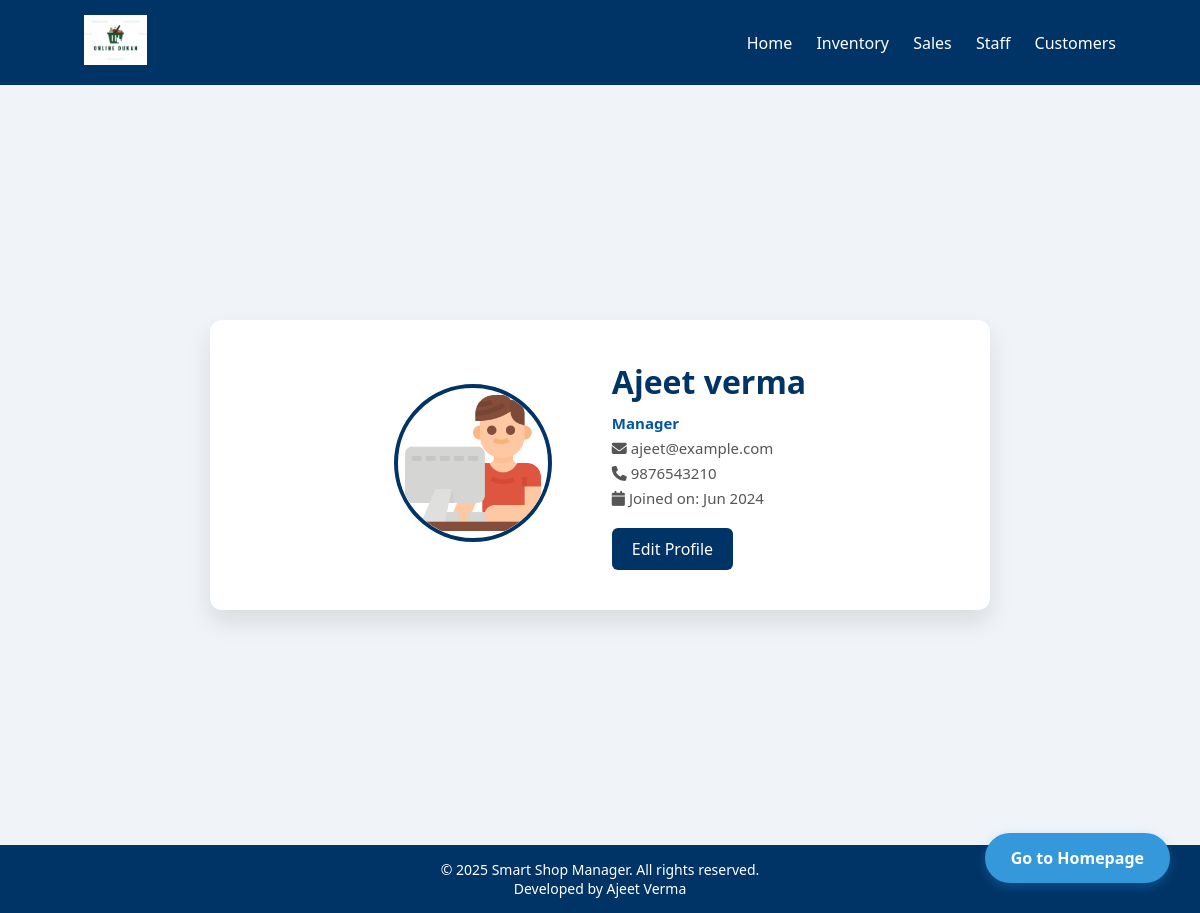
The page /profile/profile.php on the database its author committed.
### tables this page shows
CREATE TABLE `users` (
  `id` int(11) NOT NULL,
  `name` varchar(100) DEFAULT NULL,
  `role` varchar(100) DEFAULT NULL,
  `email` varchar(100) DEFAULT NULL,
  `phone` varchar(20) DEFAULT NULL,
  `joined` date DEFAULT NULL,
  `password` varchar(255) NOT NULL
);

### profile/profile.php (the view, shortened to what this page needs)
<?php
$host = "localhost";
$user = "root";
$pass = "";
$dbname = "inventory_db";
$conn = new mysqli($host, $user, $pass, $dbname);
$id = 1;
$result = $conn->query("SELECT * FROM users WHERE id = $id");
$row = $result->fetch_assoc();
?>
<!DOCTYPE html>
<html lang="en">
<head>
  <link rel="stylesheet" href="profile.css" />
</head>
<body>
<div id="mainContent">
  <header class="header">
    <div class="logo"><img src="../img2/logo.png" alt="Logo" /></div>
    <div class="homepage-btn"><a href="../index.html" class="home-page-button">Go to Homepage</a></div>
    <nav class="navbar">
      <a href="../index.html">Home</a>
      <a href="../Inventory/inventory.php">Inventory</a>
      <a href="../Sales/sales.php">Sales</a>
      <a href="../Staff/staff.php">Staff</a>
      <a href="../Customer/customers.php">Customers</a>
    </nav>
  </header>
  <main class="profile-container">
    <div class="profile-card">
      <div class="profile-picture">
        <img src="../images/fe1.png" alt="User Profile Picture" />
      </div>
      <div class="profile-details">
        <h1><?= $row['name'] ?></h1>
        <p class="role"><?= $row['role'] ?></p>
        <p class="email"><i class="fa-solid fa-envelope"></i> <?= $row['email'] ?></p>
        <p class="phone"><i class="fa-solid fa-phone"></i> <?= $row['phone'] ?></p>
        <p class="joined"><i class="fa-solid fa-calendar"></i> Joined on: <?= date('M Y', strtotime($row['joined'])) ?></p>
        <a href="#" class="edit-btn" id="editBtn">Edit Profile</a>
      </div>
    </div>
  </main>
  <footer class="footer">
    <div class="footer-content">
      &copy; 2025 Smart Shop Manager. All rights reserved. <br>
      Developed by Ajeet Verma
    </div>
  </footer>
</div>
</body>
</html>

### profile/profile.css (style rules this page uses)
body, html { margin: 0; padding: 0; font-family: "Segoe UI", Arial, sans-serif; background: #f0f4f8; color: #333; }
.header { background: #003366; display: flex; justify-content: space-between; align-items: center; padding: 15px 7%; }
.header .logo img { height: 50px; }
.navbar a { color: #fff; margin-left: 20px; text-decoration: none; transition: color 0.3s; }
.profile-container { display: flex; justify-content: center; align-items: center; padding: 40px 7%; min-height: calc(100vh - 120px); }
.profile-card { background: #fff; border-radius: 12px; box-shadow: 0 12px 25px rgba(0,0,0,0.1); padding: 40px; display: flex; justify-content: center; align-items: center; gap: 60px; max-width: 700px; width: 100%; }
.profile-picture img { width: 150px; height: 150px; border-radius: 50%; border: 4px solid #003366; object-fit: cover; }
.profile-details h1 { margin: 0 0 10px; color: #003366; }
.profile-details p { margin: 5px 0; font-size: 15px; color: #555; }
.profile-details .role { font-weight: bold; color: #0055a5; }
.edit-btn { display: inline-block; margin-top: 15px; background: #003366; color: #fff; padding: 10px 20px; border-radius: 6px; text-decoration: none; transition: background 0.3s, transform 0.2s; }
.footer { background: #003366; color: #fff; text-align: center; padding: 15px; font-size: 14px; }
.homepage-btn { position: fixed; bottom: 30px; right: 30px; z-index: 100; }
.home-page-button { display: inline-block; padding: 12px 24px; background-color: #3498db; color: white; text-decoration: none; border-radius: 30px; font-weight: 600; font-size: 1rem; box-shadow: 0 4px 12px rgba(52, 152, 219, 0.3); transition: all 0.3s ease; border: 2px solid #3498db; }

### rows shown on the page
users: name "Ajeet verma", role "Manager", email "ajeet@example.com", phone "9876543210", joined "Jun 2024"
